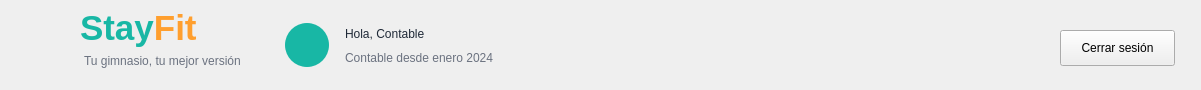
   <widget class="QFrame" name="frameHeader">
    <property name="geometry">
     <rect>
      <x>0</x>
      <y>0</y>
      <width>1201</width>
      <height>90</height>
     </rect>
    </property>
    <property name="frameShape">
     <enum>QFrame::NoFrame</enum>
    </property>
    <widget class="QLabel" name="lblLogoIcono">
     <property name="geometry">
      <rect>
       <x>18</x>
       <y>10</y>
       <width>65</width>
       <height>65</height>
      </rect>
     </property>
     <property name="styleSheet">
      <string notr="true">font: 28pt &quot;Segoe UI Emoji&quot;; color: #18B7A5;</string>
     </property>
     <property name="text">
      <string/>
     </property>
     <property name="pixmap">
      <pixmap resource="../imagenes/recursos.qrc">:/newPrefix/logo_stayfit.png</pixmap>
     </property>
     <property name="scaledContents">
      <bool>true</bool>
     </property>
    </widget>
    <widget class="QLabel" name="labelStayFitHeader">
     <property name="geometry">
      <rect>
       <x>80</x>
       <y>8</y>
       <width>170</width>
       <height>40</height>
      </rect>
     </property>
     <property name="text">
      <string>&lt;html&gt;&lt;head/&gt;&lt;body&gt;&lt;p&gt;&lt;span style=&quot; font-size:26pt; font-weight:700; color:#18B7A5;&quot;&gt;Stay&lt;/span&gt;&lt;span style=&quot; font-size:26pt; font-weight:700; color:#FF9F2E;&quot;&gt;Fit&lt;/span&gt;&lt;/p&gt;&lt;/body&gt;&lt;/html&gt;</string>
     </property>
    </widget>
    <widget class="QLabel" name="labelSubtituloHeader">
     <property name="geometry">
      <rect>
       <x>84</x>
       <y>52</y>
       <width>170</width>
       <height>18</height>
      </rect>
     </property>
     <property name="styleSheet">
      <string notr="true">color: #6B7280; font: 9pt &quot;Segoe UI&quot;;</string>
     </property>
     <property name="text">
      <string>Tu gimnasio, tu mejor versión</string>
     </property>
    </widget>
    <widget class="QLabel" name="lblAvatarCliente">
     <property name="geometry">
      <rect>
       <x>285</x>
       <y>23</y>
       <width>44</width>
       <height>44</height>
      </rect>
     </property>
     <property name="styleSheet">
      <string notr="true">background-color: #18B7A5; color: white; border-radius: 22px; font: 20pt &quot;Segoe UI Emoji&quot;;</string>
     </property>
     <property name="text">
      <string/>
     </property>
     <property name="pixmap">
      <pixmap resource="../imagenes/recursos.qrc">:/newPrefix/usuario.png</pixmap>
     </property>
     <property name="scaledContents">
      <bool>true</bool>
     </property>
    </widget>
    <widget class="QLabel" name="lblNombreCliente">
     <property name="geometry">
      <rect>
       <x>345</x>
       <y>22</y>
       <width>270</width>
       <height>24</height>
      </rect>
     </property>
     <property name="styleSheet">
      <string notr="true">font: bold 13pt &quot;Segoe UI&quot;; color: #1F2937;</string>
     </property>
     <property name="text">
      <string>Hola, Contable</string>
     </property>
    </widget>
    <widget class="QLabel" name="lblFechaAltaEntrenador">
     <property name="geometry">
      <rect>
       <x>345</x>
       <y>48</y>
       <width>191</width>
       <height>20</height>
      </rect>
     </property>
     <property name="styleSheet">
      <string notr="true">font: 10pt &quot;Segoe UI&quot;; color: #6B7280;</string>
     </property>
     <property name="text">
      <string>Contable desde enero 2024</string>
     </property>
    </widget>
    <widget class="QPushButton" name="btnCerrarSesion">
     <property name="geometry">
      <rect>
       <x>1060</x>
       <y>30</y>
       <width>115</width>
       <height>36</height>
      </rect>
     </property>
     <property name="text">
      <string>Cerrar sesión</string>
     </property>
    </widget>
   </widget>
